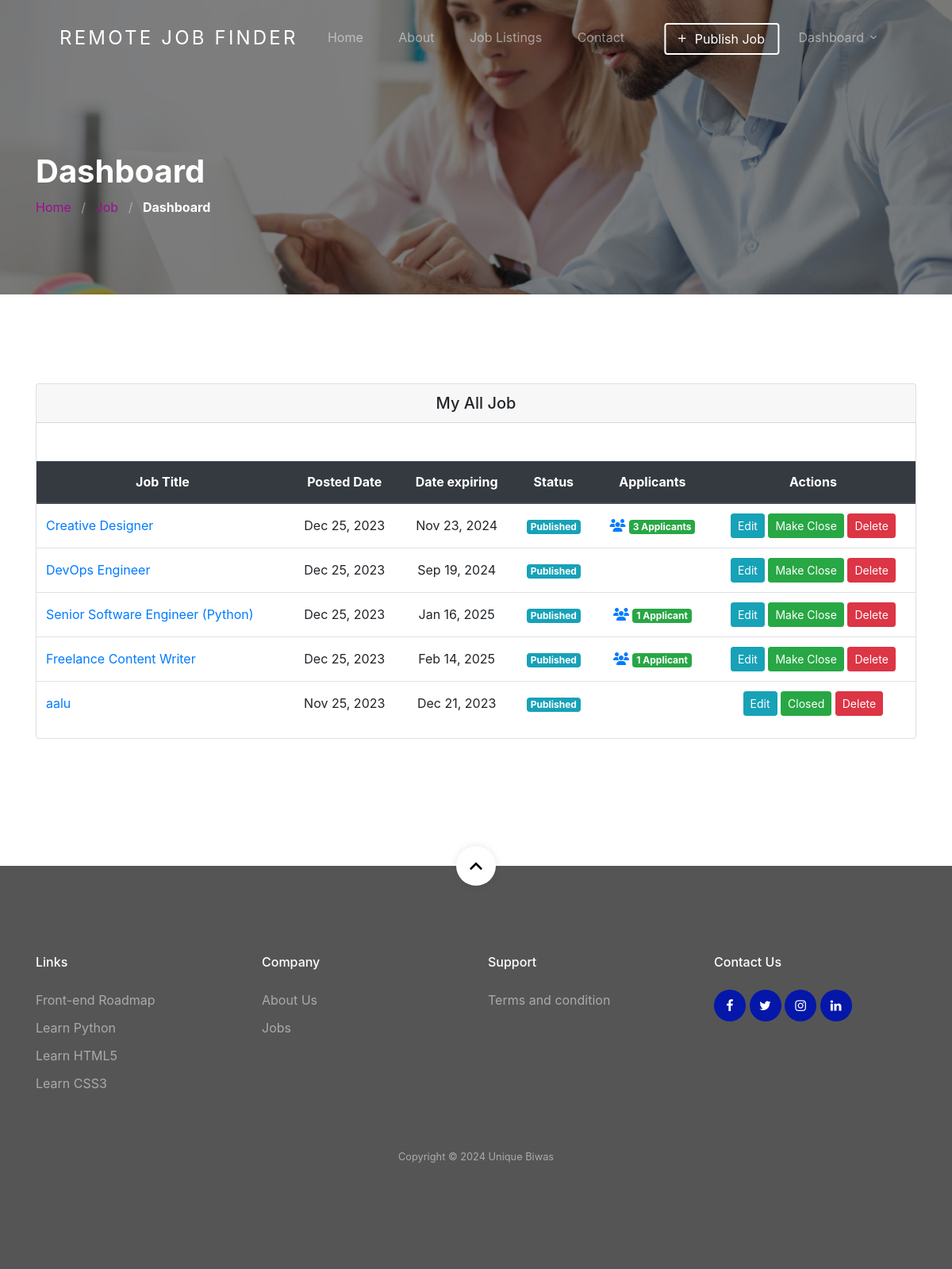
The page /dashboard/ (signed in) on the database as committed earlier.
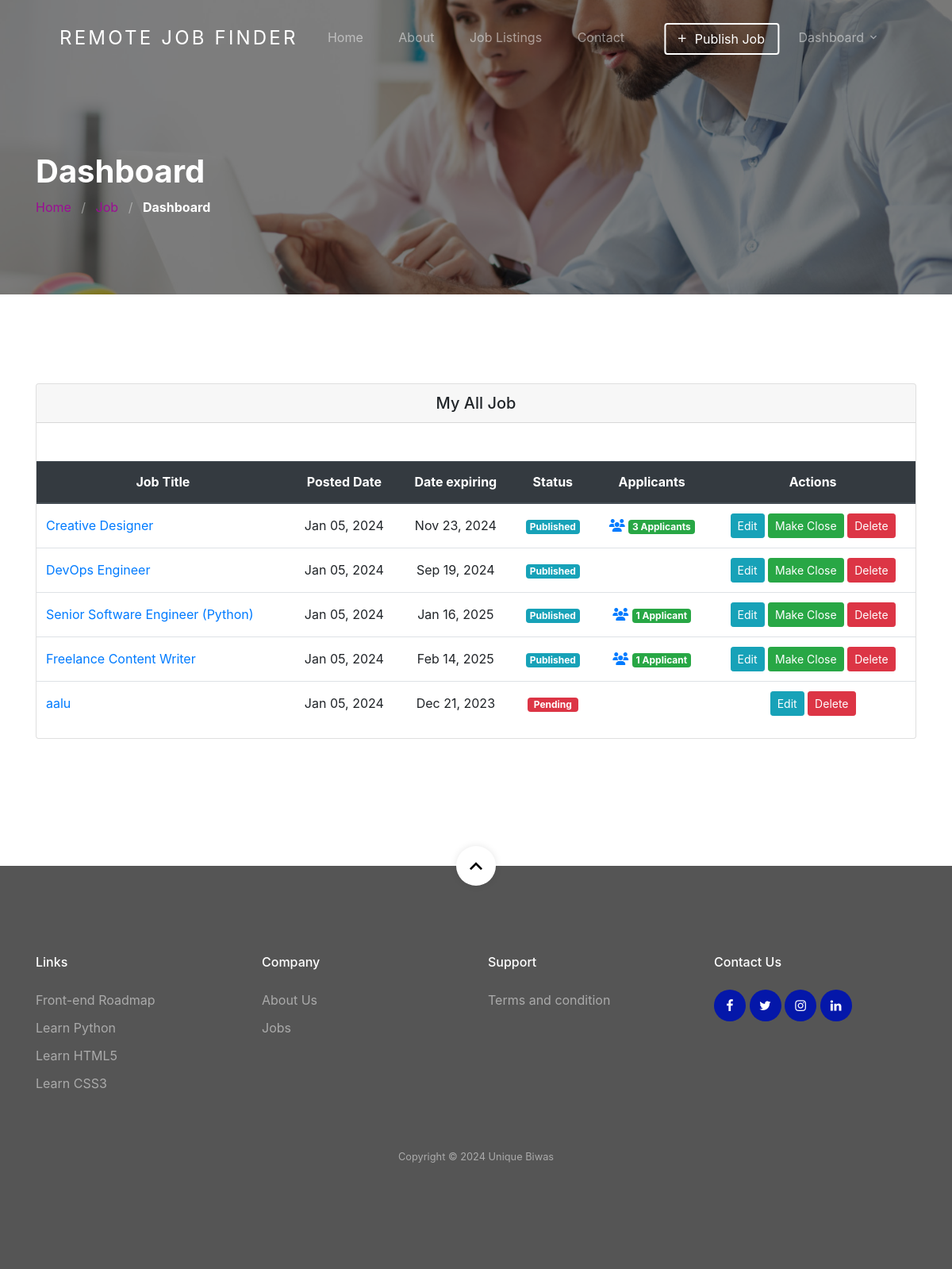
The same page on the database as committed later.
### jobapp/models.py (models this page shows, shortened)
class Job(models.Model):
    user = models.ForeignKey(User, related_name='User', on_delete=models.CASCADE)
    title = models.CharField(max_length=300)
    description = RichTextField()
    tags = TaggableManager()
    location = models.CharField(max_length=300)
    job_type = models.CharField(choices=JOB_TYPE, max_length=1)
    category = models.ForeignKey(Category,related_name='Category', on_delete=models.CASCADE)
    salary = models.CharField(max_length=30, blank=True)
    company_name = models.CharField(max_length=300)
    company_description = RichTextField(blank=True, null=True)
    url = models.URLField(max_length=200)
    last_date = models.DateField()
    is_published = models.BooleanField(default=False)
    is_closed = models.BooleanField(default=False)
    timestamp = models.DateTimeField(auto_now=True)

### jobapp/views.py (the view)
# urls.py: path('dashboard/', views.dashboard_view, name='dashboard'),
@login_required(login_url=reverse_lazy('account:login'))
def dashboard_view(request):
    jobs = []
    savedjobs = []
    appliedjobs = []
    total_applicants = {}
    if request.user.role == 'employer':
        jobs = Job.objects.filter(user=request.user.id)
        for job in jobs:
            count = Applicant.objects.filter(job=job.id).count()
            total_applicants[job.id] = count
    if request.user.role == 'employee':
        savedjobs = BookmarkJob.objects.filter(user=request.user.id)
        appliedjobs = Applicant.objects.filter(user=request.user.id)
    context = {
        'jobs': jobs,
        'savedjobs': savedjobs,
        'appliedjobs': appliedjobs,
        'total_applicants': total_applicants
    }
    return render(request, 'jobapp/dashboard.html', context)

### jobapp/templatetags/get_total_applicant.py (called while the page is built)
@register.simple_tag(name='get_total_applicant')
def get_total_applicant(total_applicants , job):
    return total_applicants[job.id]

### template/jobapp/dashboard.html (shortened to what this page needs)
{% extends 'base.html' %}
{% load static %}
{% load get_total_applicant %}
{% block content %}
<section class="section-hero overlay inner-page bg-image"
    style="background-image: url('{% static 'images/bgrr.jpg' %}');" id="home-section">
    <div class="container">
        <div class="row">
            <div class="col-md-7">
                <h1 class="text-white font-weight-bold">Dashboard</h1>
                <div class="custom-breadcrumbs">
                    <a href="{% url 'jobapp:home' %}">Home</a> <span class="mx-2 slash">/</span>
                    <a href="{% url 'jobapp:job-list' %}">Job</a> <span class="mx-2 slash">/</span>
                    <span class="text-white"><strong>Dashboard</strong></span>
                </div>
            </div>
        </div>
    </div>
</section>
<section class="site-section">
    <div class="container">
        <div class="row">
            <div class="col-lg-12 mb-5">
                <div class="card">
                    {% if user.role == "employer" %}
                    <h5 class="card-header text-center">My All Job</h5>
                    {% if jobs %}
                    <table class="table text-center mt-5">
                        <thead class="thead-dark">
                            <tr>
                                <th>Job Title</th>
                                <th>Posted Date</th>
                                <th>Date expiring</th>
                                <th>Status</th>
                                <th>Applicants</th>
                                <th>Actions</th>
                            </tr>
                        </thead>
                        <tbody>
                            {% for job in jobs %}
                            <tr id="row_{{ job.id }}">
                                <td class="text-left"><a href="{% url 'jobapp:single-job' job.id %}">{{ job.title }}</a></td>
                                <td>{{ job.timestamp | date:'M d, Y'  }}</td>
                                <td>{{ job.last_date | date:'M d, Y' }}</td>
                                <td>
                                    {% if job.is_published == True %}
                                        <span class="badge badge-info">Published</span>
                                    {% else %}
                                        <span class="badge badge-danger px-2">Pending</span>
                                    {% endif %}
                                </td>
                                <td>
                                    {% get_total_applicant total_applicants job as is_applicant %}
                                    {% if is_applicant %}
                                    <a href="{% url 'jobapp:applicants' job.id %}">
                                        <i class="fa fa-users"></i>
                                        <span class="badge badge-success text-white">
                                            {% if is_applicant > 1 %}
                                            {% get_total_applicant total_applicants job %} Applicants
                                            {% else %}
                                            {% get_total_applicant total_applicants job %} Applicant
                                            {% endif %}
                                        </span>
                                    </a>
                                    {% endif %}
                                </td>
                                <td>
                                    <a class="btn btn-info btn-sm" href="{% url 'jobapp:edit-job' job.id %}"
                                        role="button">Edit</a>
                                    {% if job.is_published == True %}
                                        {% if job.is_closed == False %}
                                        <span id="change_job_status_{{ job.id }}">
                                            <button onclick="call_sw_alert_func('{% url 'jobapp:complete' job.id %}','{{ job.id }}', 'Once Clicked, Your Post Will Marked Completed')" class="text-white btn btn-success btn-sm" >Make Close</button>
                                        </span>
                                        {% else %}
                                        <a class="text-white btn btn-success btn-sm"
                                        role="button">Closed</a>
                                        {% endif %}
                                        {% endif %}
                                    <button onclick="call_sw_alert_func('{% url 'jobapp:delete' job.id %}','{{ job.id }}','Once Deleted, You Will Not be Able To Recover This Post!')" class="btn btn-danger btn-sm">Delete</button>
                                    </td>
                            </tr>
                            {% endfor %}
                        </tbody>
                    </table>
                    {% else %}
                    <p class="m-5">You have not any job yet !! <a href="{% url 'jobapp:create-job' %}">Create a new one.</a></p>
                    {% endif %}
                    {% endif %}
                </div>
            </div>
        </div>
    </div>
    </div>
{% endblock %}

### template/base.html (shortened to what this page needs)
<!DOCTYPE html>
<html>
      {% include 'head.html' %}
      <body id="top">
            {% include 'header.html' %}
            {% block content %}{% endblock %}
            {% include 'footer.html' %}
      </body>
</html>

### template/head.html (shortened to what this page needs)
{% load static %}
<head>
    <link rel="stylesheet" href="{% static 'css/custom-bs.css' %}">
    <link rel="stylesheet" href="{% static 'css/jquery.fancybox.min.css' %}">
    <link rel="stylesheet" href="{% static 'css/bootstrap-select.min.css' %}">
    <link rel="stylesheet" href="{% static 'fonts/icomoon/style.css' %}">
    <link rel="stylesheet" href="{% static 'fonts/line-icons/style.css' %}">
    <link rel="stylesheet" href="{% static 'css/owl.carousel.min.css' %}">
    <link rel="stylesheet" href="{% static 'css/animate.min.css' %}">
    <link rel="stylesheet" href="{% static 'css/bootstrap-datepicker.css' %}">
    <link rel="stylesheet" href="https://maxcdn.bootstrapcdn.com/bootstrap/4.5.2/css/bootstrap.min.css">
    <link rel="stylesheet" href="https://cdnjs.cloudflare.com/ajax/libs/open-iconic/1.1.1/font/css/open-iconic-bootstrap.min.css">
    <link rel="stylesheet" href="{% static 'css/style.css' %}">
</head>

### template/header.html (shortened to what this page needs)
<div class="site-wrap">
  <header class="site-navbar mt-3">
    <div class="container-fluid">
      <div class="row align-items-center">
        <div class="site-logo col-6"><a href="{% url 'jobapp:home' %}">Remote Job Finder</a></div>
        <nav class="mx-auto site-navigation">
          <ul class="site-menu js-clone-nav d-none d-xl-block ml-0 pl-0">
            <li><a href="{% url 'jobapp:home' %}" class="nav-link">Home</a></li>
            <li><a href="{% url 'jobapp:about_us' %}">About</a></li>
            <li><a href="{% url 'jobapp:job-list' %}">Job Listings</a></li>
            <li><a href="{% url 'jobapp:contact_us' %}">Contact</a></li>
          </ul>
        </nav>
        <div class="right-cta-menu text-right d-flex aligin-items-center col-6">
          <div class="ml-auto">
            <div class="site-navigation fix">
              <ul class="site-menu js-clone-nav d-none d-xl-block ml-0 pl-0">
                {% if user.is_authenticated and user.role == 'employer'  %}
                <a href="{% url 'jobapp:create-job' %}"
                  class="js-clone-nav pr-3 btn btn-outline-white border-width-2 d-none d-lg-inline-block"><span
                    class="mr-2 icon-add"></span>Publish Job</a>
                <li class="pr-3 has-children">
                  <a>Dashboard</a>
                </li>
                {% endif %}
              </ul>
            </div>
          </div>
        </div>
      </div>
    </div>
  </header>

### template/footer.html (shortened to what this page needs)
    <footer class="site-footer">
      <a href="#top" class="smoothscroll scroll-top">
        <span class="icon-keyboard_arrow_up"></span>
      </a>
      <div class="container">
        <div class="row mb-5">
          <div class="col-6 col-md-3 mb-4 mb-md-0">
            <h3>Links</h3>
            <ul class="list-unstyled">
              <li><a href="https://roadmap.sh/frontend">Front-end Roadmap</a></li>
              <li><a href="https://www.python.org/">Learn Python</a></li>
              <li><a href="https://html.com/html5/">Learn HTML5</a></li>
              <li><a href="https://www.tutorialrepublic.com/css-tutorial/">Learn CSS3</a></li>
            </ul>
          </div>
          <div class="col-6 col-md-3 mb-4 mb-md-0">
            <h3>Company</h3>
            <ul class="list-unstyled">
              <li><a href="{% url 'jobapp:about_us' %}">About Us</a></li>
              <li><a href="{% url 'jobapp:job-list' %}">Jobs</a></li>
            </ul>
          </div>
          <div class="col-6 col-md-3 mb-4 mb-md-0">
            <h3>Support</h3>
            <ul class="list-unstyled">
              <li><a href="{% url 'jobapp:terms-condition' %}">Terms and condition</a></li>
            </ul>
          </div>
          <div class="col-6 col-md-3 mb-4 mb-md-0">
            <h3>Contact Us</h3>
            <div class="footer-social">
              <a href="https://www.facebook.com/unique.biwas.7/"><span class="icon-facebook"></span></a>
              <a href="https://twitter.com/BiwasUnique"><span class="icon-twitter"></span></a>
              <a href="https://www.instagram.com/unique_biwas/"><span class="icon-instagram"></span></a>
              <a href="https://www.linkedin.com/in/biwas-pudasaini-191435216/"><span class="icon-linkedin"></span></a>
            </div>
          </div>
        </div>
        <div class="row text-center">
          <div class="col-12">
            <p class="copyright"><small>
              Copyright &copy; <a>
                 Unique Biwas
                </div>
          </div>
        </div>
    </footer>

### template/scripts.html (shortened to what this page needs)
{% load static %}

Rows that differ between the two databases and show on the page:
changed Job "Creative Designer": timestamp "Dec 25, 2023" → "Jan 05, 2024"
changed Job "DevOps Engineer": timestamp "Dec 25, 2023" → "Jan 05, 2024"
changed Job "Senior Software Engineer (Python)": timestamp "Dec 25, 2023" → "Jan 05, 2024"
changed Job "Freelance Content Writer": timestamp "Dec 25, 2023" → "Jan 05, 2024"
changed Job "aalu": timestamp "Nov 25, 2023" → "Jan 05, 2024"; is_published "Published Closed" → "Pending"
